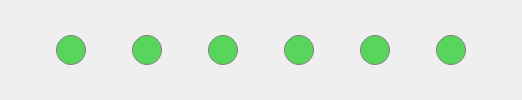
                  <widget class="QWidget" name="widget_8" native="true">
                   <property name="sizePolicy">
                    <sizepolicy hsizetype="Preferred" vsizetype="Fixed">
                     <horstretch>0</horstretch>
                     <verstretch>0</verstretch>
                    </sizepolicy>
                   </property>
                   <property name="styleSheet">
                    <string notr="true">border:none;
margin-top: 0px;
</string>
                   </property>
                   <layout class="QHBoxLayout" name="horizontalLayout_10">
                    <property name="topMargin">
                     <number>0</number>
                    </property>
                    <property name="bottomMargin">
                     <number>0</number>
                    </property>
                    <item>
                     <spacer name="horizontalSpacer_23">
                      <property name="orientation">
                       <enum>Qt::Horizontal</enum>
                      </property>
                      <property name="sizeType">
                       <enum>QSizePolicy::Fixed</enum>
                      </property>
                      <property name="sizeHint" stdset="0">
                       <size>
                        <width>45</width>
                        <height>20</height>
                       </size>
                      </property>
                     </spacer>
                    </item>
                    <item>
                     <widget class="QLabel" name="label_26">
                      <property name="sizePolicy">
                       <sizepolicy hsizetype="Fixed" vsizetype="Fixed">
                        <horstretch>0</horstretch>
                        <verstretch>0</verstretch>
                       </sizepolicy>
                      </property>
                      <property name="minimumSize">
                       <size>
                        <width>30</width>
                        <height>30</height>
                       </size>
                      </property>
                      <property name="styleSheet">
                       <string notr="true">background-color: rgb(88, 214, 92);
border-radius: 15px; 
border: 1px solid gray;
margin-top: 0px;
</string>
                      </property>
                      <property name="text">
                       <string/>
                      </property>
                      <property name="alignment">
                       <set>Qt::AlignCenter</set>
                      </property>
                     </widget>
                    </item>
                    <item>
                     <spacer name="horizontalSpacer_24">
                      <property name="orientation">
                       <enum>Qt::Horizontal</enum>
                      </property>
                      <property name="sizeHint" stdset="0">
                       <size>
                        <width>40</width>
                        <height>20</height>
                       </size>
                      </property>
                     </spacer>
                    </item>
                    <item>
                     <widget class="QLabel" name="label_27">
                      <property name="sizePolicy">
                       <sizepolicy hsizetype="Fixed" vsizetype="Fixed">
                        <horstretch>0</horstretch>
                        <verstretch>0</verstretch>
                       </sizepolicy>
                      </property>
                      <property name="minimumSize">
                       <size>
                        <width>30</width>
                        <height>30</height>
                       </size>
                      </property>
                      <property name="styleSheet">
                       <string notr="true">background-color: rgb(88, 214, 92);
border-radius: 15px; 
border: 1px solid gray;
margin-top: 0px;
</string>
                      </property>
                      <property name="text">
                       <string/>
                      </property>
                      <property name="alignment">
                       <set>Qt::AlignCenter</set>
                      </property>
                     </widget>
                    </item>
                    <item>
                     <spacer name="horizontalSpacer_25">
                      <property name="orientation">
                       <enum>Qt::Horizontal</enum>
                      </property>
                      <property name="sizeHint" stdset="0">
                       <size>
                        <width>40</width>
                        <height>20</height>
                       </size>
                      </property>
                     </spacer>
                    </item>
                    <item>
                     <widget class="QLabel" name="label_28">
                      <property name="sizePolicy">
                       <sizepolicy hsizetype="Fixed" vsizetype="Fixed">
                        <horstretch>0</horstretch>
                        <verstretch>0</verstretch>
                       </sizepolicy>
                      </property>
                      <property name="minimumSize">
                       <size>
                        <width>30</width>
                        <height>30</height>
                       </size>
                      </property>
                      <property name="styleSheet">
                       <string notr="true">background-color: rgb(88, 214, 92);
border-radius: 15px; 
border: 1px solid gray;
margin-top: 0px;
</string>
                      </property>
                      <property name="text">
                       <string/>
                      </property>
                      <property name="alignment">
                       <set>Qt::AlignCenter</set>
                      </property>
                     </widget>
                    </item>
                    <item>
                     <spacer name="horizontalSpacer_22">
                      <property name="orientation">
                       <enum>Qt::Horizontal</enum>
                      </property>
                      <property name="sizeHint" stdset="0">
                       <size>
                        <width>40</width>
                        <height>20</height>
                       </size>
                      </property>
                     </spacer>
                    </item>
                    <item>
                     <widget class="QLabel" name="label_29">
                      <property name="sizePolicy">
                       <sizepolicy hsizetype="Fixed" vsizetype="Fixed">
                        <horstretch>0</horstretch>
                        <verstretch>0</verstretch>
                       </sizepolicy>
                      </property>
                      <property name="minimumSize">
                       <size>
                        <width>30</width>
                        <height>30</height>
                       </size>
                      </property>
                      <property name="styleSheet">
                       <string notr="true">background-color: rgb(88, 214, 92);
border-radius: 15px; 
border: 1px solid gray;
margin-top: 0px;
</string>
                      </property>
                      <property name="text">
                       <string/>
                      </property>
                      <property name="alignment">
                       <set>Qt::AlignCenter</set>
                      </property>
                     </widget>
                    </item>
                    <item>
                     <spacer name="horizontalSpacer_26">
                      <property name="orientation">
                       <enum>Qt::Horizontal</enum>
                      </property>
                      <property name="sizeHint" stdset="0">
                       <size>
                        <width>40</width>
                        <height>20</height>
                       </size>
                      </property>
                     </spacer>
                    </item>
                    <item>
                     <widget class="QLabel" name="label_30">
                      <property name="sizePolicy">
                       <sizepolicy hsizetype="Fixed" vsizetype="Fixed">
                        <horstretch>0</horstretch>
                        <verstretch>0</verstretch>
                       </sizepolicy>
                      </property>
                      <property name="minimumSize">
                       <size>
                        <width>30</width>
                        <height>30</height>
                       </size>
                      </property>
                      <property name="styleSheet">
                       <string notr="true">background-color: rgb(88, 214, 92);
border-radius: 15px; 
border: 1px solid gray;
margin-top: 0px;

</string>
                      </property>
                      <property name="text">
                       <string/>
                      </property>
                      <property name="alignment">
                       <set>Qt::AlignCenter</set>
                      </property>
                     </widget>
                    </item>
                    <item>
                     <spacer name="horizontalSpacer_27">
                      <property name="orientation">
                       <enum>Qt::Horizontal</enum>
                      </property>
                      <property name="sizeHint" stdset="0">
                       <size>
                        <width>40</width>
                        <height>20</height>
                       </size>
                      </property>
                     </spacer>
                    </item>
                    <item>
                     <widget class="QLabel" name="label_31">
                      <property name="sizePolicy">
                       <sizepolicy hsizetype="Fixed" vsizetype="Fixed">
                        <horstretch>0</horstretch>
                        <verstretch>0</verstretch>
                       </sizepolicy>
                      </property>
                      <property name="minimumSize">
                       <size>
                        <width>30</width>
                        <height>30</height>
                       </size>
                      </property>
                      <property name="styleSheet">
                       <string notr="true">background-color: rgb(88, 214, 92);
border-radius: 15px; 
border: 1px solid gray;
margin-top: 0px;
</string>
                      </property>
                      <property name="text">
                       <string/>
                      </property>
                      <property name="alignment">
                       <set>Qt::AlignCenter</set>
                      </property>
                     </widget>
                    </item>
                    <item>
                     <spacer name="horizontalSpacer_28">
                      <property name="orientation">
                       <enum>Qt::Horizontal</enum>
                      </property>
                      <property name="sizeType">
                       <enum>QSizePolicy::Fixed</enum>
                      </property>
                      <property name="sizeHint" stdset="0">
                       <size>
                        <width>45</width>
                        <height>20</height>
                       </size>
                      </property>
                     </spacer>
                    </item>
                   </layout>
                  </widget>
